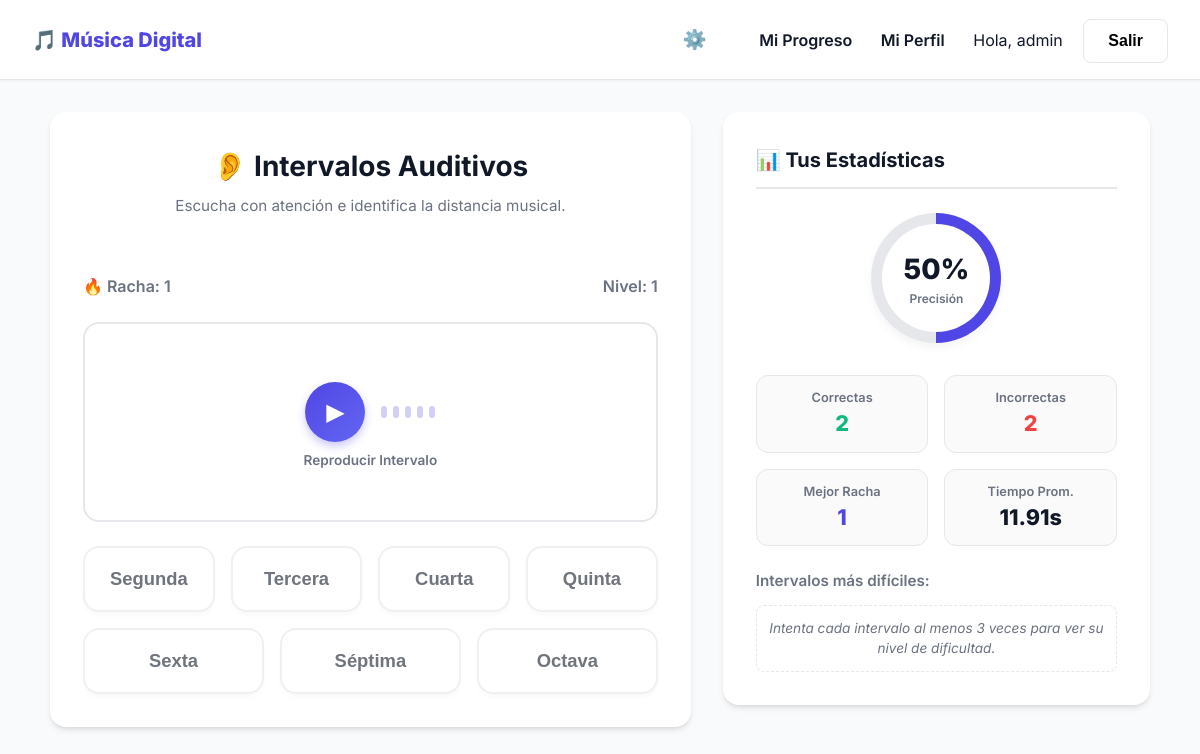
/juego/intervalos-auditivos/ (signed in), run on an earlier commit of the app's database.
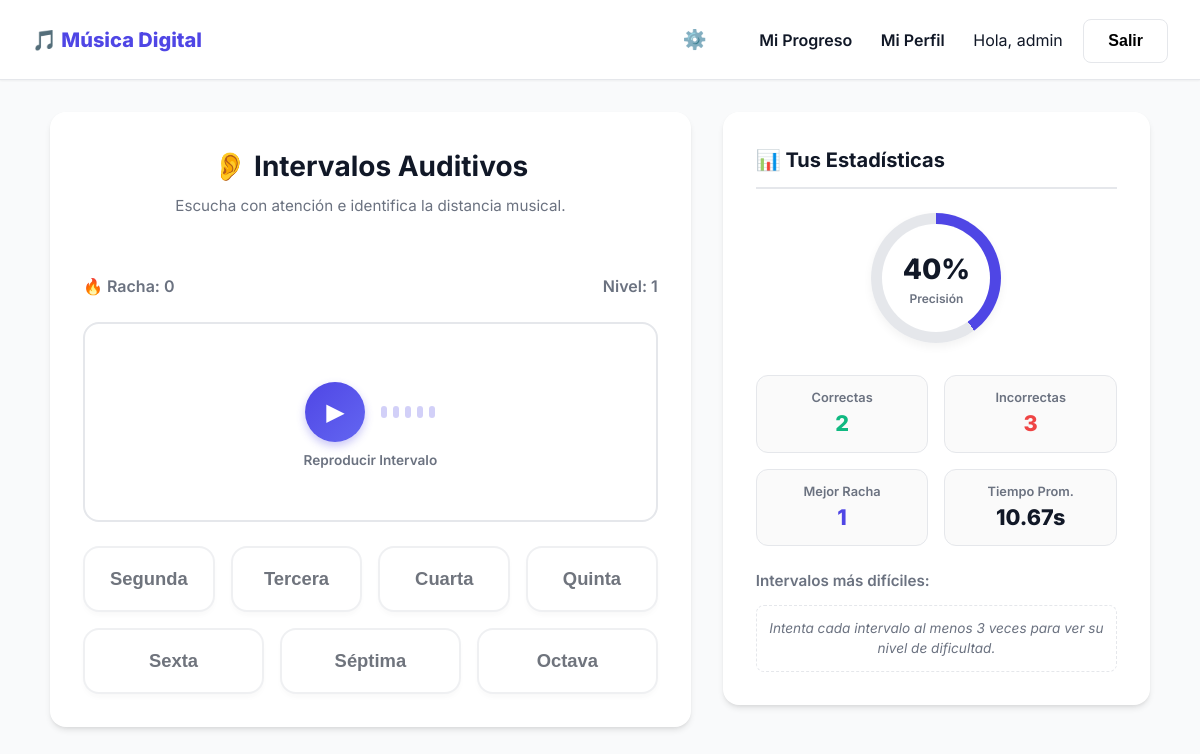
And on a later commit of the database.
### trainer/models.py (models this page shows, shortened)
class Score(models.Model):
    user = models.ForeignKey(User, on_delete=models.CASCADE, related_name='scores')
    game = models.ForeignKey(Game, on_delete=models.CASCADE)
    level = models.IntegerField(default=1)
    total_points = models.IntegerField(default=0)
    max_streak = models.IntegerField(default=0)
    current_streak = models.IntegerField(default=0)
    correct_answers = models.IntegerField(default=0)
    total_answers = models.IntegerField(default=0)
    class Meta:
        unique_together = ('user', 'game')
    @property
    def accuracy(self):
        if self.total_answers == 0:
            return 0
        return round((self.correct_answers / self.total_answers) * 100)

### trainer/views.py (the view)
# urls.py: path('juego/intervalos-auditivos/', views.trainer_intervalos_auditivos, name='trainer_intervalos_auditivos'),
@login_required
def trainer_intervalos_auditivos(request):
    game = get_object_or_404(Game, slug='intervalos-auditivos')
    score, _ = Score.objects.get_or_create(user=request.user, game=game)
    stats_data = get_game_stats(request.user, game)
    context = {
        'game': game,
        'score': score,
        'incorrect_answers': stats_data['incorrect_answers'],
        'avg_time': stats_data['avg_time'],
        'hardest': stats_data['hardest'],
    }
    return render(request, 'trainer/trainer_intervalos_auditivos.html', context)

### trainer/views.py (called while the page is built, shortened)
def parse_interval_size(presented_question):
    if '-' not in presented_question:
        return presented_question

### templates/trainer/trainer_intervalos_auditivos.html (shortened to what the changed rows need)
{% extends 'base.html' %}
{% block content %}
<div class="grid-layout">
    <div class="card trainer-container">
        <div style="text-align: center; width: 100%;">
            <h2 style="margin-bottom: 0.5rem; font-size: 1.75rem;">👂 {{ game.name }}</h2>
        </div>
        <div class="status-bar">
            <div>🔥 Racha: <span id="streak-counter">{{ score.current_streak }}</span></div>
            <div>Nivel: <span id="level-counter">{{ score.level }}</span></div>
        </div>
    </div>
    <div class="card" style="display: flex; flex-direction: column; gap: 1.5rem;">
        <div style="display: flex; flex-direction: column; align-items: center; gap: 1rem; margin-bottom: 0.5rem;">
            <div class="accuracy-circle" id="stat-accuracy-circle" style="background: conic-gradient(var(--primary) {{ score.accuracy }}%, var(--border) {{ score.accuracy }}% 100%);">
                <div class="inner-circle">
                    <span id="stat-accuracy" style="font-size: 1.75rem; font-weight: 800; color: var(--text);">{{ score.accuracy }}%</span>
                    <span style="font-size: 0.75rem; color: var(--text-secondary); font-weight: 600;">Precisión</span>
                </div>
            </div>
        </div>
        <div style="display: grid; grid-template-columns: 1fr 1fr; gap: 1rem;">
            <div style="background: rgba(0,0,0,0.02); padding: 0.75rem; border-radius: 0.75rem; border: 1px solid var(--border); text-align: center;">
                <div style="font-size: 0.8rem; color: var(--text-secondary); font-weight: 600;">Correctas</div>
                <div id="stat-correct" style="font-size: 1.35rem; font-weight: 800; color: var(--success);">{{ score.correct_answers }}</div>
            </div>
            <div style="background: rgba(0,0,0,0.02); padding: 0.75rem; border-radius: 0.75rem; border: 1px solid var(--border); text-align: center;">
                <div style="font-size: 0.8rem; color: var(--text-secondary); font-weight: 600;">Incorrectas</div>
                <div id="stat-incorrect" style="font-size: 1.35rem; font-weight: 800; color: var(--danger);">{{ incorrect_answers }}</div>
            </div>
            <div style="background: rgba(0,0,0,0.02); padding: 0.75rem; border-radius: 0.75rem; border: 1px solid var(--border); text-align: center;">
                <div style="font-size: 0.8rem; color: var(--text-secondary); font-weight: 600;">Mejor Racha</div>
                <div id="stat-max-streak" style="font-size: 1.35rem; font-weight: 800; color: var(--primary);">{{ score.max_streak }}</div>
            </div>
            <div style="background: rgba(0,0,0,0.02); padding: 0.75rem; border-radius: 0.75rem; border: 1px solid var(--border); text-align: center;">
                <div style="font-size: 1.35rem; font-weight: 800; color: var(--text);"><span id="stat-avg-time">{{ avg_time }}</span>s</div>
            </div>
        </div>
    </div>
</div>
{% endblock %}

What changed in the data, as far as the page shows it:
changed Score: current_streak "1" → "0"; total_answers 4 → 5 (drawn); accuracy "50" → "40"
Also different on the page:
{{ incorrect_answers }}: "2" → "3"
{{ avg_time }}: "11.91" → "10.67"
